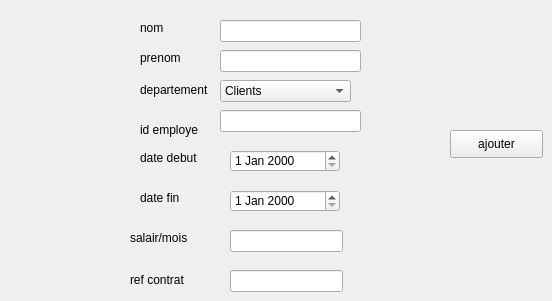
        <widget class="QWidget" name="tab_15">
         <attribute name="title">
          <string>ajouter</string>
         </attribute>
         <widget class="QPushButton" name="pushButton_10">
          <property name="geometry">
           <rect>
            <x>450</x>
            <y>130</y>
            <width>93</width>
            <height>28</height>
           </rect>
          </property>
          <property name="styleSheet">
           <string notr="true"/>
          </property>
          <property name="inputMethodHints">
           <set>Qt::ImhNone</set>
          </property>
          <property name="text">
           <string>ajouter</string>
          </property>
         </widget>
         <widget class="QLineEdit" name="lineEdit_2">
          <property name="geometry">
           <rect>
            <x>220</x>
            <y>20</y>
            <width>141</width>
            <height>22</height>
           </rect>
          </property>
          <property name="inputMethodHints">
           <set>Qt::ImhNone</set>
          </property>
          <property name="text">
           <string extracomment="like salah"/>
          </property>
          <property name="dragEnabled">
           <bool>false</bool>
          </property>
          <property name="placeholderText">
           <string/>
          </property>
         </widget>
         <widget class="QLabel" name="label_96">
          <property name="geometry">
           <rect>
            <x>140</x>
            <y>20</y>
            <width>55</width>
            <height>16</height>
           </rect>
          </property>
          <property name="text">
           <string>nom</string>
          </property>
         </widget>
         <widget class="QLabel" name="label_97">
          <property name="geometry">
           <rect>
            <x>140</x>
            <y>50</y>
            <width>55</width>
            <height>16</height>
           </rect>
          </property>
          <property name="text">
           <string>prenom</string>
          </property>
         </widget>
         <widget class="QLabel" name="label_98">
          <property name="geometry">
           <rect>
            <x>140</x>
            <y>80</y>
            <width>81</width>
            <height>20</height>
           </rect>
          </property>
          <property name="text">
           <string>departement</string>
          </property>
         </widget>
         <widget class="QLineEdit" name="lineEdit_3">
          <property name="geometry">
           <rect>
            <x>220</x>
            <y>50</y>
            <width>141</width>
            <height>22</height>
           </rect>
          </property>
          <property name="readOnly">
           <bool>false</bool>
          </property>
         </widget>
         <widget class="QDateEdit" name="dateEdit_4">
          <property name="geometry">
           <rect>
            <x>230</x>
            <y>150</y>
            <width>110</width>
            <height>22</height>
           </rect>
          </property>
         </widget>
         <widget class="QDateEdit" name="dateEdit_5">
          <property name="geometry">
           <rect>
            <x>230</x>
            <y>190</y>
            <width>110</width>
            <height>22</height>
           </rect>
          </property>
         </widget>
         <widget class="QLineEdit" name="lineEdit_20">
          <property name="geometry">
           <rect>
            <x>230</x>
            <y>230</y>
            <width>113</width>
            <height>22</height>
           </rect>
          </property>
         </widget>
         <widget class="QLineEdit" name="lineEdit_21">
          <property name="geometry">
           <rect>
            <x>230</x>
            <y>270</y>
            <width>113</width>
            <height>22</height>
           </rect>
          </property>
         </widget>
         <widget class="QLabel" name="label_99">
          <property name="geometry">
           <rect>
            <x>130</x>
            <y>230</y>
            <width>81</width>
            <height>16</height>
           </rect>
          </property>
          <property name="text">
           <string>salair/mois</string>
          </property>
         </widget>
         <widget class="QLabel" name="label_100">
          <property name="geometry">
           <rect>
            <x>140</x>
            <y>120</y>
            <width>71</width>
            <height>20</height>
           </rect>
          </property>
          <property name="text">
           <string>id employe</string>
          </property>
         </widget>
         <widget class="QLabel" name="label_101">
          <property name="geometry">
           <rect>
            <x>140</x>
            <y>150</y>
            <width>71</width>
            <height>16</height>
           </rect>
          </property>
          <property name="text">
           <string>date debut</string>
          </property>
         </widget>
         <widget class="QLabel" name="label_102">
          <property name="geometry">
           <rect>
            <x>140</x>
            <y>190</y>
            <width>55</width>
            <height>16</height>
           </rect>
          </property>
          <property name="text">
           <string>date fin</string>
          </property>
         </widget>
         <widget class="QLineEdit" name="lineEdit_4">
          <property name="geometry">
           <rect>
            <x>220</x>
            <y>110</y>
            <width>141</width>
            <height>22</height>
           </rect>
          </property>
         </widget>
         <widget class="QLabel" name="label_103">
          <property name="geometry">
           <rect>
            <x>130</x>
            <y>270</y>
            <width>81</width>
            <height>20</height>
           </rect>
          </property>
          <property name="text">
           <string>ref contrat</string>
          </property>
         </widget>
         <widget class="QComboBox" name="departement_box">
          <property name="geometry">
           <rect>
            <x>220</x>
            <y>80</y>
            <width>131</width>
            <height>22</height>
           </rect>
          </property>
          <item>
           <property name="text">
            <string>Clients</string>
           </property>
          </item>
          <item>
           <property name="text">
            <string>Ventes</string>
           </property>
          </item>
          <item>
           <property name="text">
            <string>Employes</string>
           </property>
          </item>
          <item>
           <property name="text">
            <string>Produits</string>
           </property>
          </item>
          <item>
           <property name="text">
            <string>Marketing</string>
           </property>
          </item>
         </widget>
        </widget>
